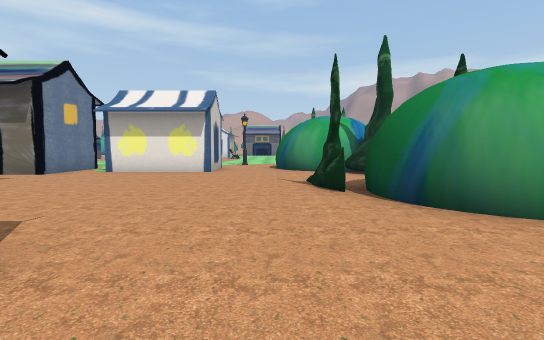
View 1 (above)

24 first-person views from a walk through a scene from a Unity 3-D project. The camera is 1.4 m above the floor, tilts 4° down and sees 85° across. The floor is counted in squares, 2 m on a side. Each view is taken from the middle of a square. On the plan, view 1 faces up. The plan holds only what a view shows up to about 10 squares ahead; the rest is blank. The place goes on beyond the plan. The player character is not drawn. Some surface patterns are stand-ins.

View 2
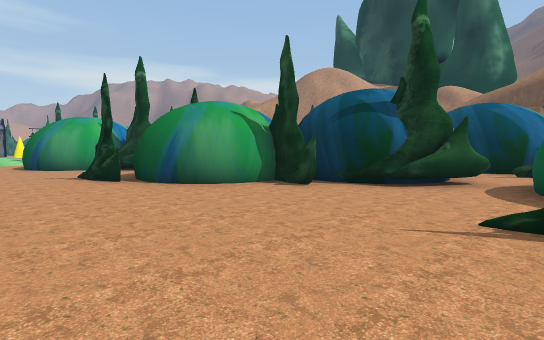

View 3
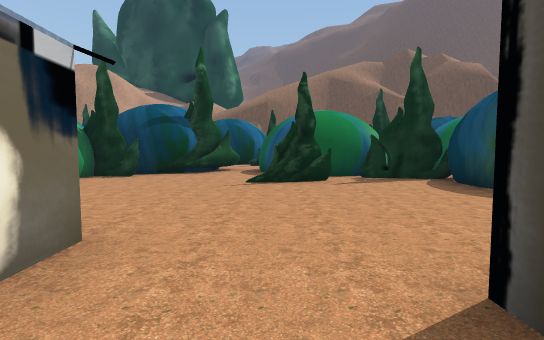

View 4
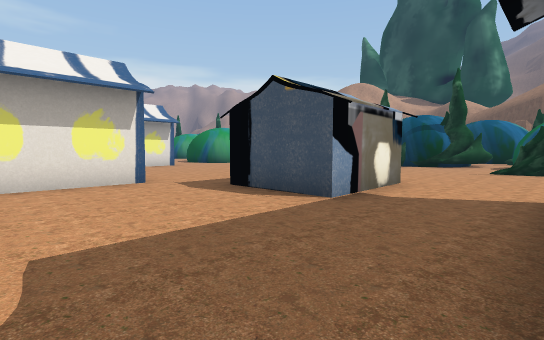

View 5
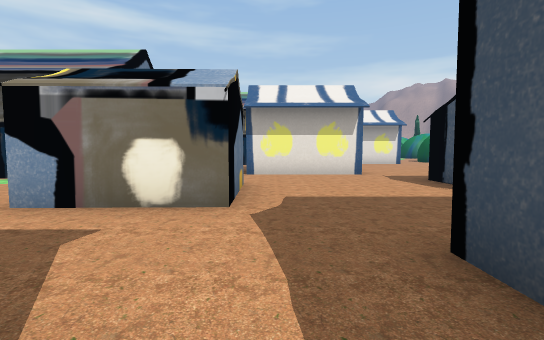

View 6
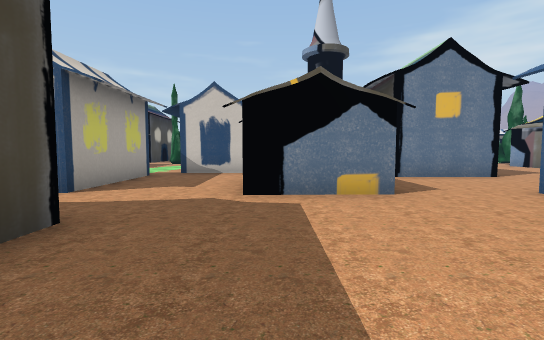

View 7
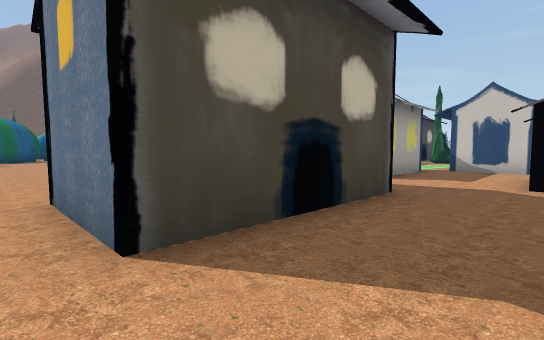

View 8
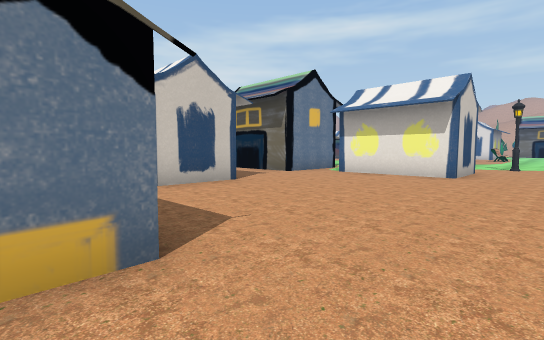

View 9
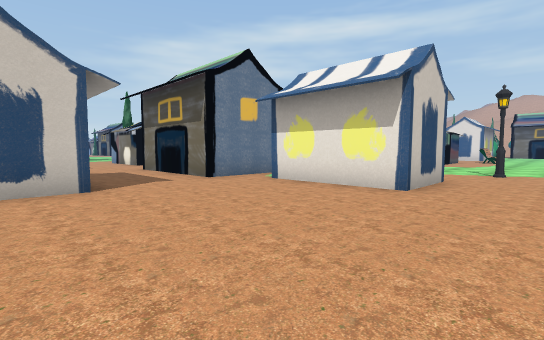

View 10
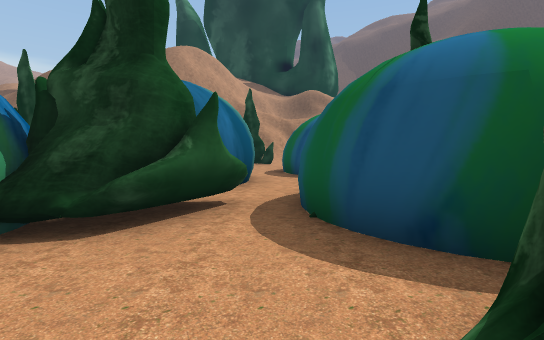

View 11
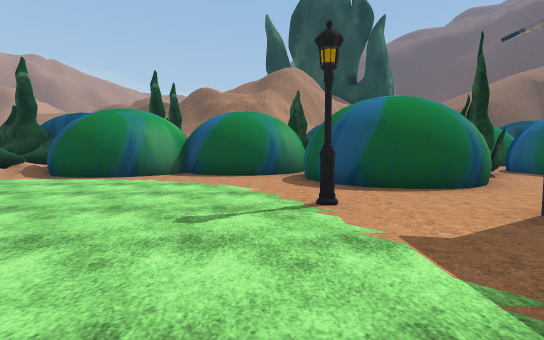

View 12
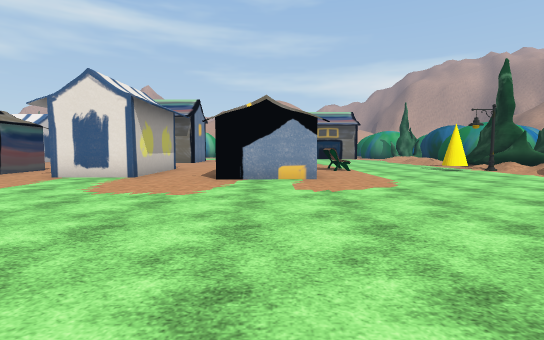

View 13
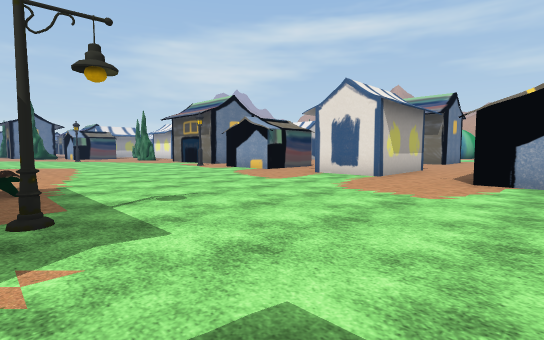

View 14
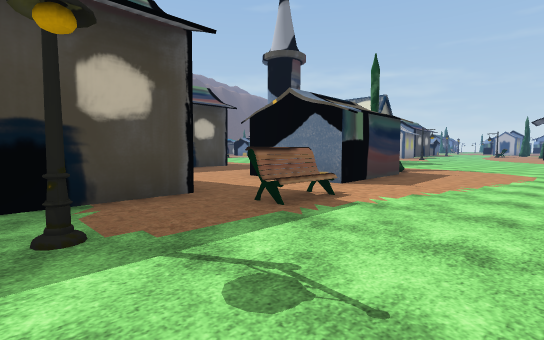

View 15
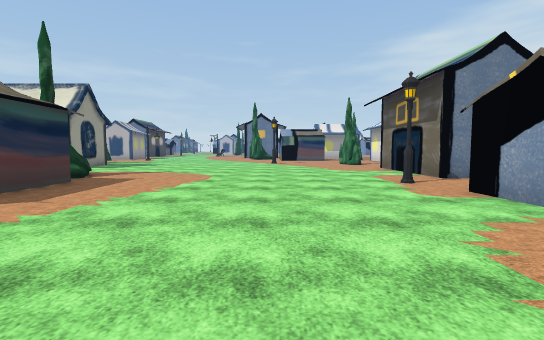

View 16
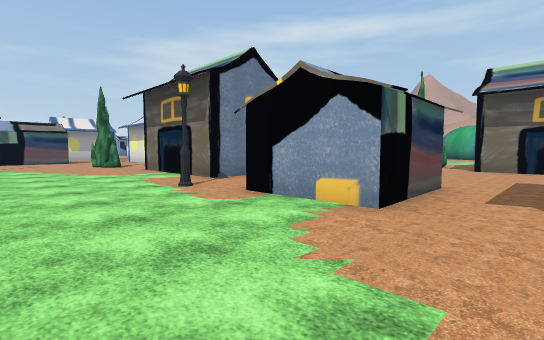

View 17
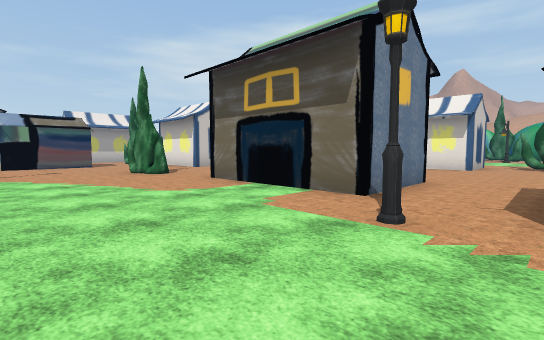

View 18
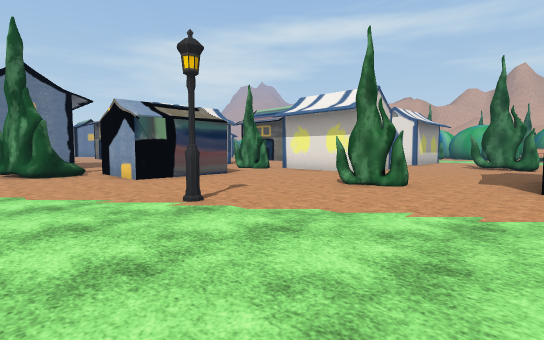

View 19
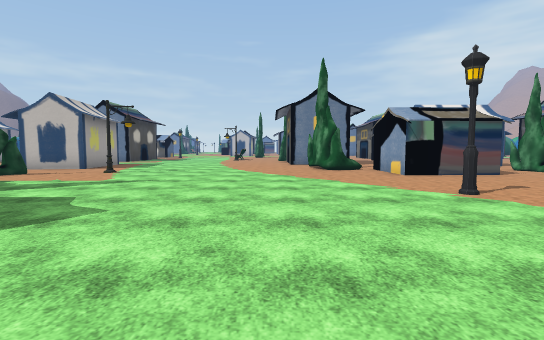

View 20
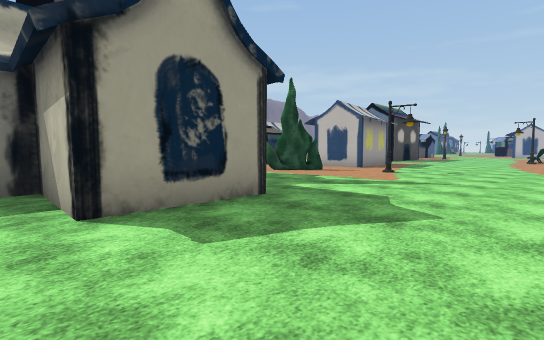

View 21
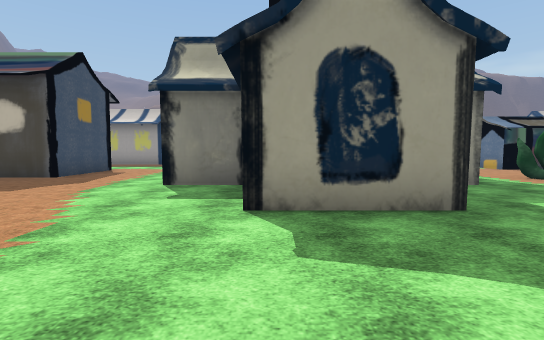

View 22
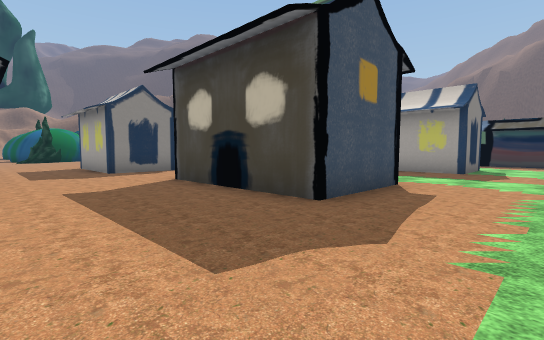

View 23
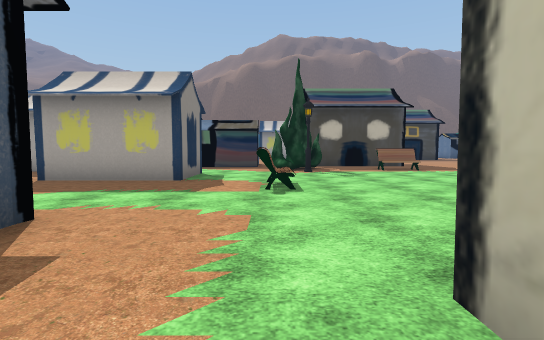

View 24
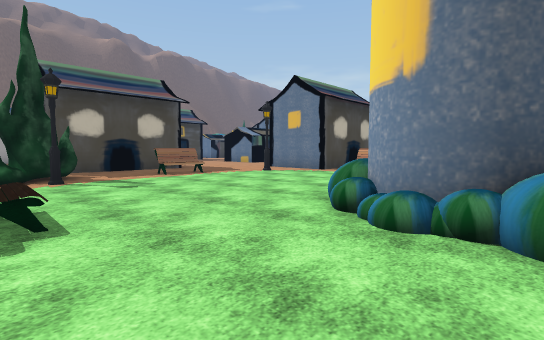

### Floor plan
Key: @ floor where view 1 was taken; # wall or solid block; . floor; / step, stairs or slope; = window, fence, low wall or low ledge; O other object.
Columns run from 30 left of view 1 to 9 right of it. Each row starts with its distance up from view 1.
 28             #O.
 27        OO   ... .O#
 26        .O   ........
 25       ...   .... ...
 24     O....    ... ...
 23       ...    ... ...  ..        OO O
 22  O OO ...    #.  O..  ..   #...#OOOO
 21 O........   ##.  #..  ..O  ......//
 20  .....OO.O###..  #..  ..   ......#
 19   #...O.......#.....O...###......#
 18   #..............................#
 17 ###..............................##
 16 =....#...........................##
 15 O................................##
 14 .................................##
 13 .............................#.####  O
 12 ..................OO..O... ....#     O
 11 ............OO   ......     #..#
 10 ............OO   #..        #..###
  9 ..............O  #..    .#OO#...#OO
  8 .O.....###..........O###.........OO###
  7 .......  #..............................
  6 ..O..#   ###...................O#O##..##
  5   OO.      #..........###......O#O
  4   ..       #...   #...  #.......##
  3   ..     O.....   #.....O........##
  2          O.....OOOO.......O #.....O
  1         OO........   #....###......O
  0        .....O...... ##....###.@....#O
 -1     O ......O......##O..............O
 -2     ..........###O..............OO.##
 -3    O..........# ##.....####O....O.##
 -4      #......... .......#  ##......#
 -5       .OO..OO.. ..O  O.    #.....O##

Positions as (right, up) in squares from view 1, and headings:
1: (0, 0), facing up
2: (-1, -2), facing up-right
3: (-4, -2), facing right
4: (-8, -3), facing up-right
5: (-8, -5), facing up
6: (-4, -1), facing left
7: (-2, -1), facing down-left
8: (0, 1), facing up-left
9: (0, 4), facing up-left
10: (0, 7), facing right
11: (-5, 14), facing right
12: (-5, 12), facing up
13: (-5, 12), facing up-left
14: (-8, 15), facing down-left
15: (-10, 16), facing left
16: (-11, 16), facing up-left
17: (-15, 16), facing up-left
18: (-21, 14), facing up-left
19: (-20, 13), facing left
20: (-20, 12), facing down-left
21: (-21, 12), facing down
22: (-18, 8), facing down-right
23: (-18, 5), facing down
24: (-18, 3), facing down-left
